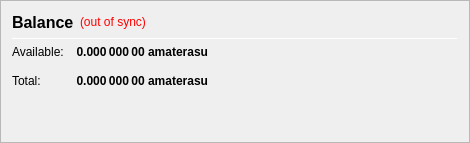
                   <widget class="QFrame" name="frame_CombinedBalances">
                    <property name="minimumSize">
                     <size>
                      <width>470</width>
                      <height>0</height>
                     </size>
                    </property>
                    <property name="frameShape">
                     <enum>QFrame::StyledPanel</enum>
                    </property>
                    <property name="frameShadow">
                     <enum>QFrame::Raised</enum>
                    </property>
                    <layout class="QVBoxLayout" name="verticalLayout_5">
                     <item>
                      <layout class="QHBoxLayout" name="horizontalLayout_5" stretch="0,0,0">
                       <item>
                        <widget class="QLabel" name="label_5z">
                         <property name="minimumSize">
                          <size>
                           <width>0</width>
                           <height>20</height>
                          </size>
                         </property>
                         <property name="font">
                          <font>
                           <pointsize>12</pointsize>
                           <weight>75</weight>
                           <bold>true</bold>
                          </font>
                         </property>
                         <property name="toolTip">
                          <string>Balance (including unconfirmed and immature coins)</string> <!--Combined-->
                         </property>
                         <property name="text">
                          <string>Balance</string> <!--Combined-->
                         </property>
                        </widget>
                       </item>
                       <item>
                        <widget class="QLabel" name="labelWalletStatus">
                         <property name="cursor">
                          <cursorShape>WhatsThisCursor</cursorShape>
                         </property>
                         <property name="toolTip">
                          <string>The displayed information may be out of date. Your wallet automatically synchronizes with the amaterasu network after a connection is established, but this process has not completed yet.</string>
                         </property>
                         <property name="styleSheet">
                          <string notr="true">QLabel { color: red; }</string>
                         </property>
                         <property name="text">
                          <string notr="true">(out of sync)</string>
                         </property>
                         <property name="alignment">
                          <set>Qt::AlignLeading|Qt::AlignLeft|Qt::AlignVCenter</set>
                         </property>
                        </widget>
                       </item>
                       <item>
                        <spacer name="horizontalSpacer_1">
                         <property name="orientation">
                          <enum>Qt::Horizontal</enum>
                         </property>
                         <property name="sizeHint" stdset="0">
                          <size>
                           <width>40</width>
                           <height>20</height>
                          </size>
                         </property>
                        </spacer>
                       </item>
                      </layout>
                     </item>
                     <item>
                      <widget class="Line" name="line_CombinedBalance">
                       <property name="minimumSize">
                        <size>
                         <width>0</width>
                         <height>1</height>
                        </size>
                       </property>
                       <property name="maximumSize">
                        <size>
                         <width>16777215</width>
                         <height>1</height>
                        </size>
                       </property>
                       <property name="orientation">
                        <enum>Qt::Horizontal</enum>
                       </property>
                      </widget>
                     </item>
                     <item>
                      <layout class="QGridLayout" name="gridLayout_3">
                       <property name="spacing">
                        <number>12</number>
                       </property>
                       <item row="1" column="0">
                        <widget class="QLabel" name="labelBalanceTextz">
                         <property name="text">
                          <string>Available:</string>
                         </property>
                        </widget>
                       </item>
                       <item row="1" column="1">
                        <widget class="QLabel" name="labelBalancez">
                         <property name="font">
                          <font>
                           <weight>75</weight>
                           <bold>true</bold>
                          </font>
                         </property>
                         <property name="cursor">
                          <cursorShape>IBeamCursor</cursorShape>
                         </property>
                         <property name="toolTip">
                          <string>Your current spendable balance</string>
                         </property>
                         <property name="text">
                          <string notr="true">0.000 000 00 amaterasu</string>
                         </property>
                         <property name="alignment">
                          <set>Qt::AlignRight|Qt::AlignTrailing|Qt::AlignVCenter</set>
                         </property>
                         <property name="textInteractionFlags">
                          <set>Qt::LinksAccessibleByMouse|Qt::TextSelectableByKeyboard|Qt::TextSelectableByMouse</set>
                         </property>
                        </widget>
                       </item>
                       <item row="2" column="0">
                        <widget class="QLabel" name="labelTotalTextz">
                         <property name="text">
                          <string>Total:</string>
                         </property>
                        </widget>
                       </item>
                       <item row="2" column="1">
                        <widget class="QLabel" name="labelTotalz">
                         <property name="font">
                          <font>
                           <weight>75</weight>
                           <bold>true</bold>
                          </font>
                         </property>
                         <property name="cursor">
                          <cursorShape>IBeamCursor</cursorShape>
                         </property>
                         <property name="toolTip">
                          <string>Total Balance, including all unavailable coins.</string>
                         </property>
                         <property name="text">
                          <string notr="true">0.000 000 00 amaterasu</string>
                         </property>
                         <property name="alignment">
                          <set>Qt::AlignRight|Qt::AlignTrailing|Qt::AlignVCenter</set>
                         </property>
                         <property name="textInteractionFlags">
                          <set>Qt::LinksAccessibleByMouse|Qt::TextSelectableByKeyboard|Qt::TextSelectableByMouse</set>
                         </property>
                        </widget>
                       </item>
                       <item row="2" column="3">
                        <spacer name="horizontalSpacer_2">
                         <property name="orientation">
                          <enum>Qt::Horizontal</enum>
                         </property>
                         <property name="sizeHint" stdset="0">
                          <size>
                           <width>40</width>
                           <height>20</height>
                          </size>
                         </property>
                        </spacer>
                       </item>
                      </layout>
                     </item>
                     <item>
                      <spacer name="verticalSpacer_1">
                       <property name="orientation">
                        <enum>Qt::Vertical</enum>
                       </property>
                       <property name="sizeHint" stdset="0">
                        <size>
                         <width>20</width>
                         <height>40</height>
                        </size>
                       </property>
                      </spacer>
                     </item>
                    </layout>
                   </widget>
